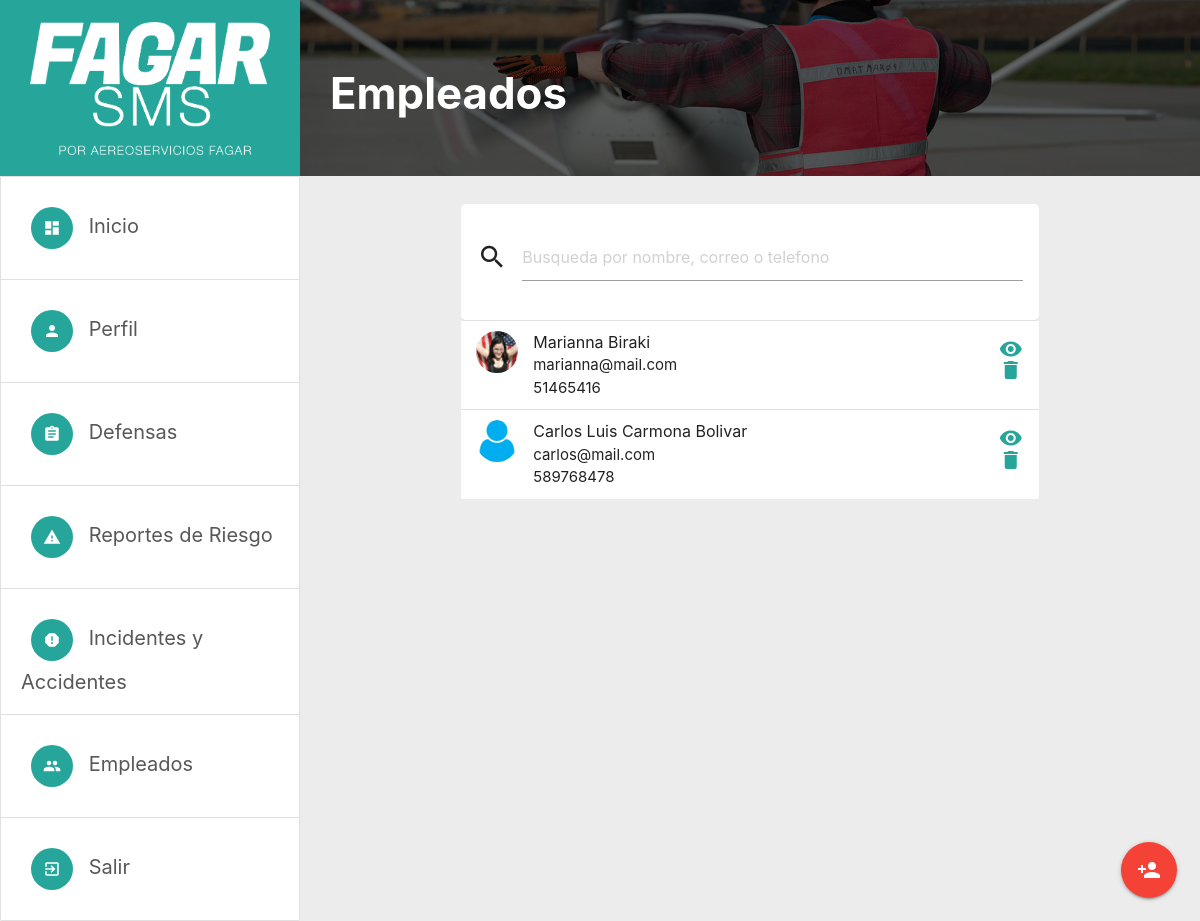
The app's page /sms-manager/dashboard/employees-list/ (signed in) with its own data.
### users/models.py (models this page shows, shortened)
class Employee(models.Model):
    user        = models.OneToOneField(User, on_delete=models.CASCADE, primary_key=True)
    company     = models.ForeignKey(Company, on_delete=models.CASCADE, related_name = 'employee_of_company', default = False)
    name        = models.CharField(max_length=50)
    last_name   = models.CharField(max_length=50)
    phone       = models.PositiveBigIntegerField(null=False, default=0)
    photo       = models.ImageField(upload_to='employees/profile_pics/', default='employees/profile_pics/default_user_profile_pic.png')

class User(AbstractBaseUser, PermissionsMixin):
    email           = models.EmailField(unique=True, blank=False)
    is_sms_manager	= models.BooleanField(default=False)
    is_employee	= models.BooleanField(default=False)
    is_superuser = models.BooleanField(
        _('superuser status'),
        default=False,
        help_text=_('Do you think you can be a Superuser?'),
    )
    is_staff = models.BooleanField(
        _('staff status'),
        default=False,
        help_text=_('Designates whether the user can log into this site.'),
    )
    is_active = models.BooleanField(
        _('active'),
        default=True,
        help_text=_(
            'Designates whether this user should be treated as active. '
            'Unselect this instead of deleting accounts.'
        ),
    )
    USERNAME_FIELD = 'email'
    objects = MyUserManager()
    def __str__(self):
        return self.email

### managers/views.py (the view, shortened to what this page needs)
# urls.py: path('sms-manager/dashboard/employees-list/', SmsManagerEmployeeListView.as_view(), name='employee-list'),
class SmsManagerEmployeeListView(ListView):
    model = Employee
    ordering = ('name')
    paginate_by = 10
    context_object_name = 'employees'
    template_name = 'managers/employees/SmsManager-EmployeeList.html'
    def get_context_data(self, **kwargs):
        id_ = self.request.user.id
        manager = get_object_or_404(SmsManager, user=id_)
        number = manager.managed_by.count() #"managed_by" es el related name definido en el modelo de compañia
        if number == 1:
            kwargs["Manage_many"] = False
            company                 = manager.managed_by.first() #Como las compañias solo pueden tener un gerente sms, nos basta con el primero de la relación
            kwargs['sms_managers']  = manager
        return super().get_context_data(**kwargs)
    def get_queryset(self):
        id_ = self.request.user.id
        manager = get_object_or_404(SmsManager, user=id_)
        number = manager.managed_by.count()
        if number == 0:
            print('aun no gestiono nada')
        if number == 1:
            company = manager.managed_by.first()
            queryset = Employee.objects.filter(company=company)
        if number > 1:
            context={}
            company = get_object_or_404(Company, id=self.kwargs.get("id_company"))
            queryset = RiskReport.objects.filter(of_company=company)
        return queryset

### managers/templates/managers/employees/SmsManager-EmployeeList.html (shortened to what this page needs)
{% extends '../managerDashboard.html' %}
{% load static %}
{% block dashboard %}
{% include './employeeHeader.html' %}
<div class="col m2 hide-on-med-and-down">
</div>
<div class="col s12 m8 center-by-margin">
    <div class="fixed-action-btn">
        <a class="btn-floating btn-large waves-effect waves-light red tooltipped" data-position="top" data-tooltip="Nuevo Empleado" href="{% url 'managers:employee-create' %}">
            <i class="material-icons">person_add</i>
        </a>
    </div>
    <ul class="collection with-header mb-mobile-for-floating-btn">
        <li class="collection-header">
            <form action='{% url 'managers:employee-search' %}' method='GET'>
                <div class="input-field">
                    <i class="material-icons prefix">search</i>
                    <input name="my_search" type="text" placeholder="Busqueda por nombre, correo o telefono">
                </div>
            </form>
        </li>
        {% for instance in employees.all %}
        <li class="collection-item avatar">
            <img src="{{ instance.photo.url }}" alt="" class="circle">
            <span class="title">{{ instance.name }} {{ instance.last_name }}</span>
            <p>{{ instance.user }}<br>
                {{ instance.phone }}
            </p>
            <a href="{% url 'managers:employee-detail' instance.user.id %}" class="secondary-content tooltipped" data-position="top" data-tooltip="ver y editar">
                <i class="material-icons">remove_red_eye</i>
            </a>
            <a href="#delete-employee-modal"  onclick="loadview('{{ instance.user.id }}')" class="secondary-content tooltipped modal-trigger" data-position="top" data-tooltip="Eliminar" style="top: 2.5rem;">
                <i class="material-icons">delete</i>
            </a>
          </li>
        {% endfor %}
      </ul>
</div>
<div class="col m2 hide-on-med-and-down">
</div>
{% endblock %}

### static/css/util.css (style rules this page uses)
.center-by-margin { margin-left: auto !important; margin-right: auto !important; }

### static/css/newstyles.css (style rules this page uses)
html { background-color: #ececec; }
.main-content .main-content-center > .row, .card.horizontal, .collection-header { padding: 16px !important; background-color: #fff !important; border-radius: 5px !important; }
.main-content .collection.with-header { border: none !important; }
.main-content .main-content-center > .row *, .card.horizontal, .collection-header { box-shadow: none !important; }

### records on screen
Employee: photo (picture), name "Marianna", last_name "Biraki", user "marianna@mail.com", phone "51465416"
Employee: photo (placeholder picture), name "Carlos Luis", last_name "Carmona Bolivar", user "carlos@mail.com", phone "589768478"
